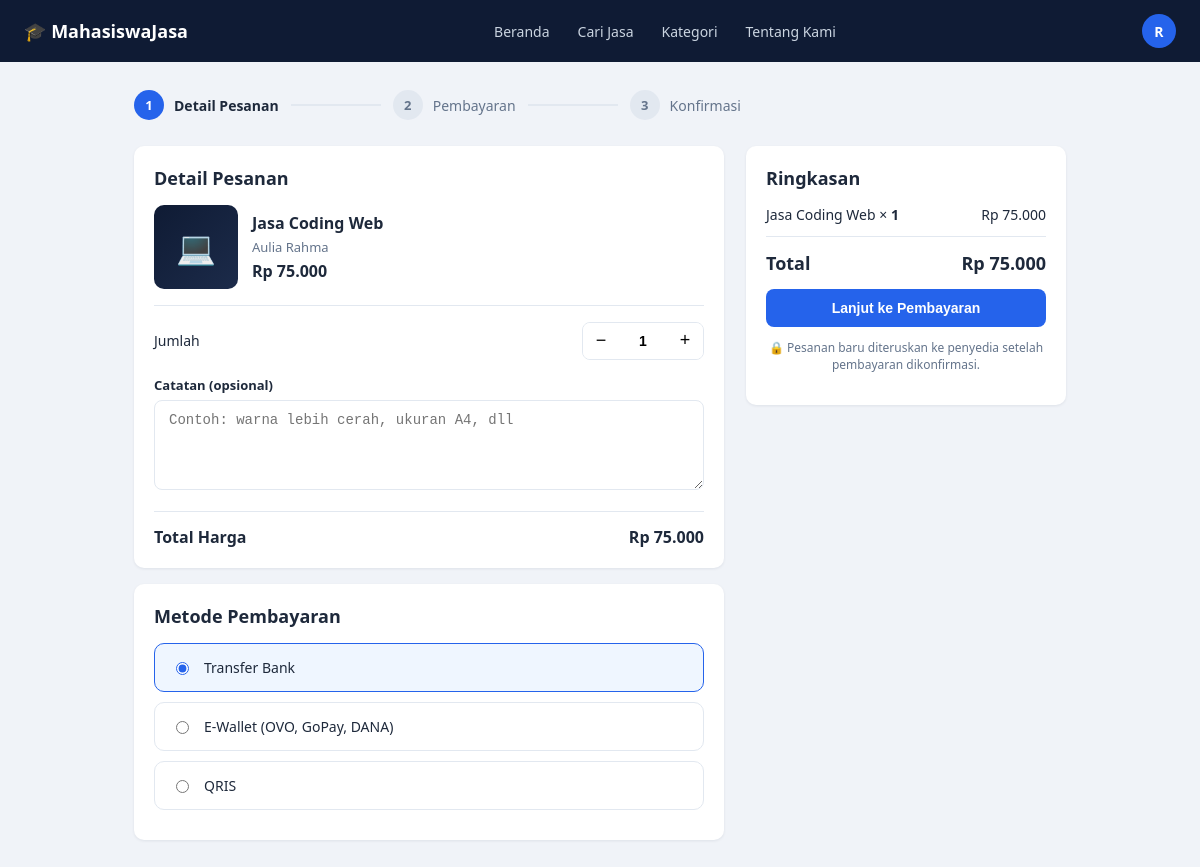
The app's page /pages/checkout.php?jasa=4 (signed in) with its own data.
### tables this page shows
CREATE TABLE users (
    id INT AUTO_INCREMENT PRIMARY KEY,
    nama_lengkap VARCHAR(150) NOT NULL,
    email VARCHAR(150) NOT NULL UNIQUE,
    password VARCHAR(255) NOT NULL,            
    no_hp VARCHAR(20) DEFAULT NULL,
    universitas VARCHAR(150) DEFAULT NULL,
    prodi VARCHAR(150) DEFAULT NULL,
    deskripsi TEXT DEFAULT NULL,
    foto_profil VARCHAR(255) DEFAULT NULL,
    is_provider TINYINT(1) DEFAULT 0,           
    status VARCHAR(20) DEFAULT 'aktif',         
    created_at TIMESTAMP DEFAULT CURRENT_TIMESTAMP,
    updated_at TIMESTAMP DEFAULT CURRENT_TIMESTAMP ON UPDATE CURRENT_TIMESTAMP
);

CREATE TABLE jasa (
    id INT AUTO_INCREMENT PRIMARY KEY,
    user_id INT NOT NULL,                       
    kategori_id INT NOT NULL,
    judul VARCHAR(150) NOT NULL,
    deskripsi TEXT NOT NULL,
    harga DECIMAL(12,2) NOT NULL,
    estimasi_pengerjaan VARCHAR(50) DEFAULT NULL,    
    jumlah_revisi INT DEFAULT 0,
    format_file VARCHAR(100) DEFAULT NULL,           
    tipe_jasa ENUM('online','offline') DEFAULT 'online',
    thumbnail VARCHAR(255) DEFAULT NULL,
    status ENUM('aktif','nonaktif') DEFAULT 'aktif',
    created_at TIMESTAMP DEFAULT CURRENT_TIMESTAMP,
    updated_at TIMESTAMP DEFAULT CURRENT_TIMESTAMP ON UPDATE CURRENT_TIMESTAMP,
    FOREIGN KEY (user_id) REFERENCES users(id) ON DELETE CASCADE,
    FOREIGN KEY (kategori_id) REFERENCES kategori(id)
);

CREATE TABLE kategori (
    id INT AUTO_INCREMENT PRIMARY KEY,
    nama_kategori VARCHAR(100) NOT NULL,
    icon VARCHAR(50) DEFAULT NULL,              
    slug VARCHAR(100) NOT NULL UNIQUE
);

### includes/auth_functions.php (called while the page is built, shortened)
<?php
function getCurrentUser() {
    $conn = getDBConnection();
    $stmt = $conn->prepare('SELECT * FROM users WHERE id = ?');
    $stmt->bind_param('i', $_SESSION['user_id']);
    $stmt->execute();
    $result = $stmt->get_result();
    $user = $result->fetch_assoc();
    return $user;
}

### config/config.php (called while the page is built, shortened)
<?php
function clean($data) {
    return htmlspecialchars(trim((string) $data), ENT_QUOTES, 'UTF-8');
}
function formatRupiah($angka) {
    return 'Rp ' . number_format((float) $angka, 0, ',', '.');
}

### includes/helpers.php (called while the page is built, shortened)
<?php
function categoryIcon($slug) {
    $icons = [
        'desain'         => '🎨',
        'editing-video'  => '🎥',
        'pemrograman'    => '💻',
        'penulisan'      => '✍️',
        'fotografi'      => '📷',
        'penerjemahan'   => '🌐',
        'lainnya'        => '✨',
    ];
    return $icons[$slug] ?? '📦';
}
function getServiceDetail($id) {
    $conn = getDBConnection();
    $sql = "SELECT j.*, k.nama_kategori, k.slug AS kategori_slug,
                   u.nama_lengkap, u.universitas, u.prodi, u.foto_profil, u.created_at AS provider_joined,
                   COALESCE(AVG(r.rating), 0) AS avg_rating, COUNT(r.id) AS review_count
            FROM jasa j
            JOIN kategori k ON j.kategori_id = k.id
            JOIN users u ON j.user_id = u.id
            LEFT JOIN review r ON r.jasa_id = j.id
            WHERE j.id = ?
            GROUP BY j.id, k.nama_kategori, k.slug, u.nama_lengkap, u.universitas, u.prodi, u.foto_profil, u.created_at";
    $stmt = $conn->prepare($sql);
    $stmt->bind_param('i', $id);
    $stmt->execute();
    $row = $stmt->get_result()->fetch_assoc();
    return $row ?: null;
}
function serviceThumbHtml($thumbnail, $kategoriSlug) {
    return categoryIcon($kategoriSlug);
}

### pages/checkout.php (the view, shortened to what this page needs)
<?php
require_once __DIR__ . '/../config/config.php';
require_once __DIR__ . '/../includes/auth_functions.php';
require_once __DIR__ . '/../includes/helpers.php';
$jasaId = (int) ($_GET['jasa'] ?? $_POST['jasa'] ?? 0);
$jasa = $jasaId > 0 ? getServiceDetail($jasaId) : null;
$jumlah = max(1, min(20, (int) ($_POST['jumlah'] ?? 1)));
$catatan = $_POST['catatan'] ?? '';
$metode = $_POST['metode'] ?? 'transfer_bank';
require_once __DIR__ . '/../includes/header.php';
?>
<link rel="stylesheet" href="<?= BASE_URL ?>/assets/css/checkout.css">
<div class="checkout-wrap">
    <?php require __DIR__ . '/../includes/checkout_steps.php'; ?>
    <form method="POST" action="">
        <div class="checkout-grid">
            <div>
                <div class="card">
                    <h2 style="margin-top:0;font-size:18px;">Detail Pesanan</h2>
                    <div class="co-item">
                        <div class="co-thumb"><?= serviceThumbHtml($jasa['thumbnail'], $jasa['kategori_slug']) ?></div>
                        <div>
                            <h3><?= clean($jasa['judul']) ?></h3>
                            <div class="prov"><?= clean($jasa['nama_lengkap']) ?></div>
                            <div class="price"><?= formatRupiah($jasa['harga']) ?></div>
                        </div>
                    </div>
                    <div class="qty-row">
                        <span>Jumlah</span>
                        <div class="qty">
                            <button type="button" id="qtyMinus" aria-label="Kurangi">−</button>
                            <input type="number" name="jumlah" id="qtyInput" value="<?= $jumlah ?>" min="1" max="20">
                            <button type="button" id="qtyPlus" aria-label="Tambah">+</button>
                        </div>
                    </div>
                    <div class="form-group">
                        <label class="form-label">Catatan (opsional)</label>
                        <textarea name="catatan" class="form-control" maxlength="1000" placeholder="Contoh: warna lebih cerah, ukuran A4, dll"><?= clean($catatan) ?></textarea>
                    </div>
                    <div class="total-line"><span>Total Harga</span><span id="totalText"><?= formatRupiah($jasa['harga'] * $jumlah) ?></span></div>
                </div>
                <div class="card">
                    <h2 style="margin-top:0;font-size:18px;">Metode Pembayaran</h2>
                    <?php foreach (PAYMENT_METHODS as $val => $label): ?>
                        <label class="pay-option">
                            <input type="radio" name="metode" value="<?= $val ?>" <?= $metode === $val ? 'checked' : '' ?>>
                            <span><?= clean($label) ?></span>
                        </label>
                    <?php endforeach; ?>
                </div>
            </div>
            <aside class="card">
                <h2 style="margin-top:0;font-size:18px;">Ringkasan</h2>
                <div class="summary-row"><span><?= clean($jasa['judul']) ?> × <b id="sumQty"><?= $jumlah ?></b></span><span id="sumSub"><?= formatRupiah($jasa['harga'] * $jumlah) ?></span></div>
                <div class="summary-total"><span>Total</span><span id="sumTotal"><?= formatRupiah($jasa['harga'] * $jumlah) ?></span></div>
                <button type="submit" class="btn btn-primary btn-block">Lanjut ke Pembayaran</button>
                <p class="secure-note">🔒 Pesanan baru diteruskan ke penyedia setelah pembayaran dikonfirmasi.</p>
            </aside>
        </div>
    </form>
</div>
<?php require_once __DIR__ . '/../includes/footer.php'; ?>

### includes/header.php (shortened to what this page needs)
<?php
$currentPage = basename($_SERVER['PHP_SELF']);
$user = isLoggedIn() ? getCurrentUser() : null;
$initial = $user ? strtoupper(substr($user['nama_lengkap'], 0, 1)) : '';
?>
<!DOCTYPE html>
<html lang="id">
<head>
    <link rel="stylesheet" href="<?= BASE_URL ?>/assets/css/style.css">
    <link rel="stylesheet" href="<?= BASE_URL ?>/assets/css/dashboard.css">
</head>
<body>
<nav class="navbar">
    <div class="container">
        <a href="<?= BASE_URL ?>/pages/home.php" class="navbar-brand">🎓 MahasiswaJasa</a>
        <ul class="navbar-links">
            <li><a href="<?= BASE_URL ?>/pages/home.php" class="<?= $currentPage === 'home.php' ? 'active' : '' ?>">Beranda</a></li>
            <li><a href="<?= BASE_URL ?>/pages/browse.php" class="<?= $currentPage === 'browse.php' ? 'active' : '' ?>">Cari Jasa</a></li>
            <li><a href="<?= BASE_URL ?>/pages/browse.php#kategori">Kategori</a></li>
            <li><a href="<?= BASE_URL ?>/pages/about.php" class="<?= $currentPage === 'about.php' ? 'active' : '' ?>">Tentang Kami</a></li>
        </ul>
        <div class="navbar-actions">
            <?php if ($user): ?>
                <details class="user-menu">
                    <summary class="avatar" title="<?= clean($user['nama_lengkap']) ?>">
                        <?php if ($user['foto_profil']): ?>
                            <img src="<?= BASE_URL ?>/uploads/profile/<?= rawurlencode($user['foto_profil']) ?>" alt="">
                        <?php else: ?>
                            <?= $initial ?>
                        <?php endif; ?>
                    </summary>
                </details>
            <?php else: ?>
                <a href="<?= BASE_URL ?>/pages/login.php" class="btn btn-outline" style="color:#fff;border-color:#3B4A6B;background:transparent;">Masuk</a>
                <a href="<?= BASE_URL ?>/pages/register.php" class="btn btn-primary">Daftar</a>
            <?php endif; ?>
        </div>
    </div>
</nav>

### assets/css/style.css (style rules this page uses)
:root { --navy: #0F1B34; --navy-light: #1C2B4A; --blue: #2563EB; --blue-dark: #1D4ED8; --bg: #F0F3F8; --white: #FFFFFF; --text: #1E293B; --text-muted: #64748B; --border: #E2E8F0; --star: #FBBF24; --success-bg: #DCFCE7; --success-text: #16A34A; --warning-bg: #FEF3C7; --warning-text: #D97706; --danger-bg: #FEE2E2; --danger-text: #DC2626; --radius: 10px; --shadow: 0 1px 3px rgba(15, 27, 52, 0.08); }
* { box-sizing: border-box; }
body { margin: 0; font-family: 'Segoe UI', -apple-system, BlinkMacSystemFont, Roboto, sans-serif; background: var(--bg); color: var(--text); }
a { text-decoration: none; color: inherit; }
ul { list-style: none; margin: 0; padding: 0; }
.container { max-width: 1200px; margin: 0 auto; padding: 0 24px; }
.navbar { background: var(--navy); color: var(--white); padding: 14px 0; }
.navbar .container { display: flex; align-items: center; justify-content: space-between; }
.navbar-brand { display: flex; align-items: center; gap: 8px; font-weight: 700; font-size: 18px; color: var(--white); }
.navbar-links { display: flex; gap: 28px; font-size: 14px; }
.navbar-links a { color: #CBD5E1; transition: color .15s; }
.navbar-actions { display: flex; align-items: center; gap: 16px; }
.navbar-actions .avatar { width: 34px; height: 34px; border-radius: 50%; background: var(--blue); display: flex; align-items: center; justify-content: center; font-size: 14px; font-weight: 600; color: var(--white); }
.btn { display: inline-flex; align-items: center; justify-content: center; gap: 8px; padding: 11px 20px; border-radius: 8px; border: none; font-size: 14px; font-weight: 600; cursor: pointer; transition: background .15s, transform .05s; }
.btn-primary { background: var(--blue); color: var(--white); }
.btn-block { width: 100%; }
.card { background: var(--white); border-radius: var(--radius); box-shadow: var(--shadow); padding: 20px; }
.form-group { margin-bottom: 16px; }
.form-label { display: block; font-size: 13px; font-weight: 600; margin-bottom: 6px; color: var(--text); }
.form-control { width: 100%; padding: 11px 14px; border: 1px solid var(--border); border-radius: 8px; font-size: 14px; background: var(--white); color: var(--text); }
textarea.form-control { resize: vertical; min-height: 90px; }
.user-menu { position: relative; }
.user-menu summary { list-style: none; cursor: pointer; }
.navbar-actions .avatar { overflow: hidden; }

### assets/css/dashboard.css (style rules this page uses)
.card + .card { margin-top: 16px; }

### assets/css/checkout.css (style rules this page uses)
.checkout-wrap { max-width: 980px; margin: 0 auto; padding: 28px 24px 48px; }
.checkout-grid { display: grid; grid-template-columns: 1fr 320px; gap: 22px; align-items: start; }
.co-item { display: flex; gap: 14px; align-items: center; padding-bottom: 16px; border-bottom: 1px solid var(--border); margin-bottom: 16px; }
.co-thumb { width: 84px; height: 84px; border-radius: 10px; overflow: hidden; flex-shrink: 0; background: linear-gradient(135deg, var(--navy), var(--navy-light)); display: flex; align-items: center; justify-content: center; font-size: 32px; }
.co-item h3 { margin: 0 0 4px; font-size: 16px; }
.co-item .prov { font-size: 13px; color: var(--text-muted); }
.co-item .price { font-weight: 700; margin-top: 4px; }
.qty-row { display: flex; align-items: center; justify-content: space-between; margin-bottom: 16px; font-size: 14px; }
.qty { display: inline-flex; align-items: center; border: 1px solid var(--border); border-radius: 8px; overflow: hidden; }
.qty button { width: 36px; height: 36px; border: none; background: var(--white); font-size: 18px; cursor: pointer; }
.qty input { width: 48px; text-align: center; border: none; font-size: 14px; font-weight: 600; -moz-appearance: textfield; }
.total-line { display: flex; justify-content: space-between; font-weight: 700; padding-top: 14px; border-top: 1px solid var(--border); margin-top: 8px; }
.pay-option { display: flex; align-items: center; gap: 12px; padding: 14px 16px; border: 1px solid var(--border); border-radius: 10px; margin-bottom: 10px; cursor: pointer; font-size: 14px; }
.pay-option:has(input:checked) { border-color: var(--blue); background: #EFF6FF; }
.pay-option input { accent-color: var(--blue); }
.summary-row { display: flex; justify-content: space-between; font-size: 14px; margin-bottom: 12px; gap: 10px; }
.summary-total { display: flex; justify-content: space-between; font-size: 18px; font-weight: 700; padding: 14px 0; border-top: 1px solid var(--border); margin-top: 6px; }
.secure-note { text-align: center; font-size: 12px; color: var(--text-muted); margin-top: 12px; }

### records on screen
users: nama_lengkap "R"
jasa: thumbnail.slug "💻", judul "Jasa Coding Web", user.nama_lengkap "Aulia Rahma", harga "Rp 75.000", formatRupiah($jasa['harga']*$jumlah) "Rp 75.000"

### other values on screen
$n "1"
$label "Detail Pesanan"
$n "2"
$label "Pembayaran"
$n "3"
$label "Konfirmasi"
$label "Transfer Bank"
$label "E-Wallet (OVO, GoPay, DANA)"
$label "QRIS"
$jumlah "1"
